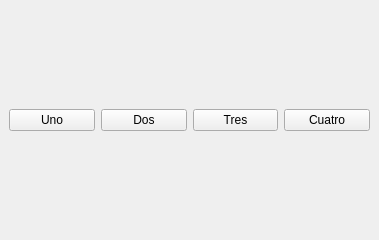
<?xml version="1.0" encoding="UTF-8"?>
<ui version="4.0">
 <class>MainWindow</class>
 <widget class="QMainWindow" name="MainWindow">
  <property name="geometry">
   <rect>
    <x>0</x>
    <y>0</y>
    <width>379</width>
    <height>240</height>
   </rect>
  </property>
  <property name="windowTitle">
   <string>Layout Horizontal con Botones</string>
  </property>
  <widget class="QWidget" name="centralwidget">
   <layout class="QHBoxLayout" name="horizontalLayout">
    <item>
     <widget class="QPushButton" name="pushButton_3">
      <property name="text">
       <string>Uno</string>
      </property>
     </widget>
    </item>
    <item>
     <widget class="QPushButton" name="pushButton_2">
      <property name="text">
       <string>Dos</string>
      </property>
     </widget>
    </item>
    <item>
     <widget class="QPushButton" name="pushButton_4">
      <property name="text">
       <string>Tres</string>
      </property>
     </widget>
    </item>
    <item>
     <widget class="QPushButton" name="pushButton">
      <property name="text">
       <string>Cuatro</string>
      </property>
     </widget>
    </item>
   </layout>
  </widget>
 </widget>
 <resources/>
 <connections/>
</ui>
